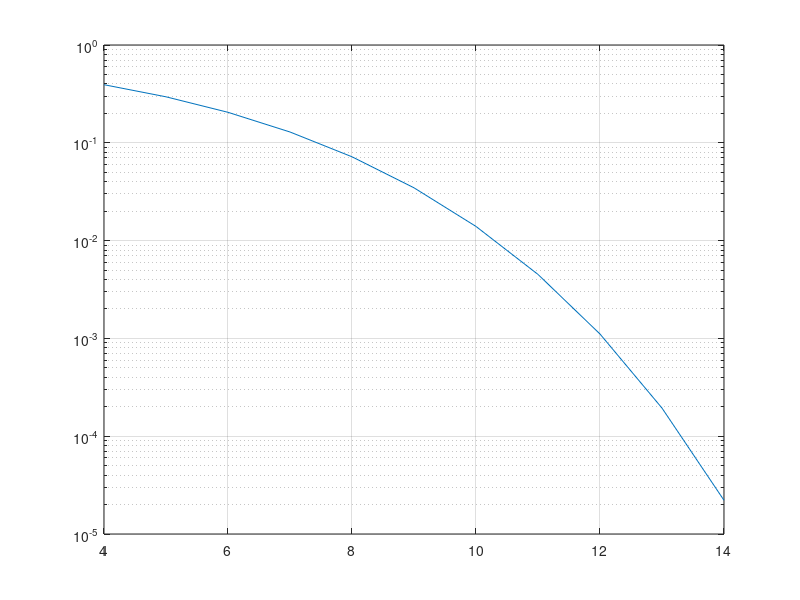

Source code (MATLAB):
clc
clear all
close all

SEP_QAM2_16 = @(EsNo) 3*qfunc(sqrt(2*EsNo/10)) - 9/4*qfunc(sqrt(2*EsNo/10)).^2;

EbNo=4:1:14;
EbNo_new = EbNo;

EsNo_linear = 4 * 10.^(EbNo_new/10);
ser11 = SEP_QAM2_16(EsNo_linear);
ser = 1- (1-ser11).*(1-ser11)

semilogy(EbNo, ser)
grid on